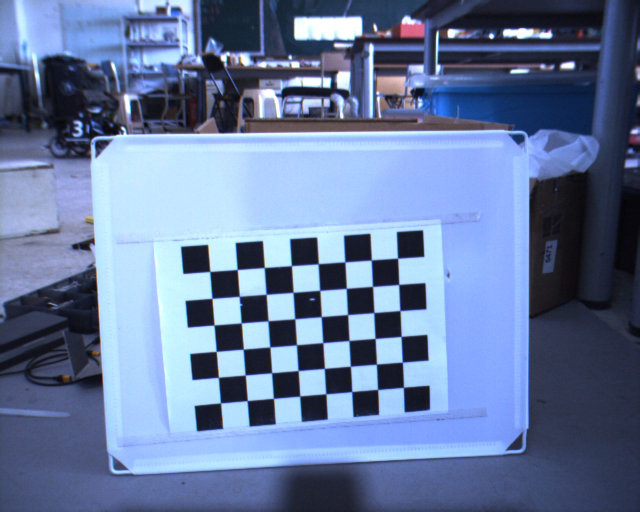
#> input picture 视觉/camera jiaozheng/G/Camera MV-SUA134GC#0001-0017-Snapshot-20221017111302-76975075494.JPG, 1280 x 1024 px (shown at 1/2 size); its folder holds only this picture in this run
$ python Calibrate.py
#> lines starting #> are read from the running program, lines starting #| are printed output that depends on the picture; after the words box and inside, x2 and y2 are one past the last pixel; in counts of white or black regions, pixels touching at a corner belong together
import cv2
import numpy as np
import glob
#from config import *

# 设置寻找亚像素角点的参数，采用的停止准则是最大循环次数30和最大误差容限0.001
criteria = (cv2.TERM_CRITERIA_MAX_ITER | cv2.TERM_CRITERIA_EPS, 30, 0.001)

# 获取标定板角点的位置
objp = np.zeros((6 * 8, 3), np.float32)
objp[:, :2] = np.mgrid[-96:96:8j, -67:67:6j].T.reshape(-1, 2)  # 将世界坐标系建在标定板上，所有点的Z坐标全部为0，所以只需要赋值x和y


obj_points = []  # 存储3D点
img_points = []  # 存储2D点

images = glob.glob('D:/biancheng\opencv python\camera jiaozheng\G\*.jpg')  #   拍摄的十几张棋盘图片所在目录

i=0
for fname in images:

    img = cv2.imread(fname)
#> img is the input picture: shape (1024, 1280, 3); mean B, G, R 159.2, 122.2, 103
    # 获取画面中心点
    #获取图像的长宽
    h1, w1 = img.shape[0], img.shape[1]
#> h1 = 1024; w1 = 1280
    gray = cv2.cvtColor(img,cv2.COLOR_BGR2GRAY)
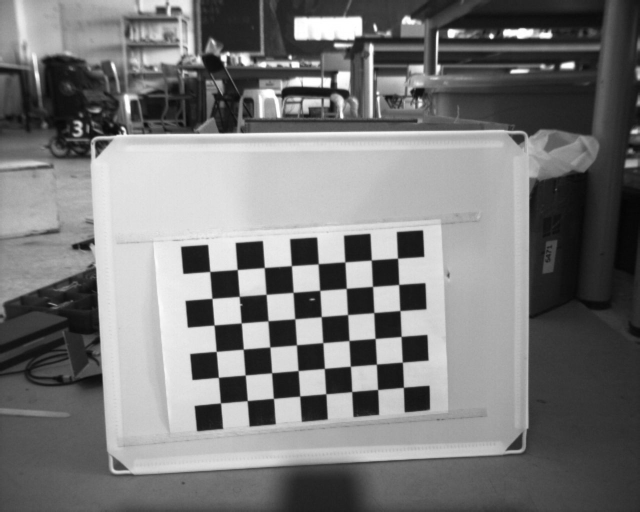
#> gray: shape (1024, 1280) (shown at 1/2 size); min 3, max 255, mean 120.7
    u, v = img.shape[:2]
#> u = 1024; v = 1280
    # 找到棋盘格角点
    ret, corners = cv2.findChessboardCorners(gray, (8,6),None)
#> ret = True; corners = 48 rows, first 8: [420.5, 543.2], [475.4, 539.7], [529, 535.6], [583.4, 532.1], [636.9, 528], [690.5, 524.6], [743.3, 520.4], [795.3, 516.6]
    # 如果找到足够点对，将其存储起来
    if ret == True:
        print("i:", i)
        i = i+1
        # 在原角点的基础上寻找亚像素角点
        corners2 = cv2.cornerSubPix(gray,corners,(11,11),(-1,-1),criteria)
#> corners2 = 48 rows, first 8: [420.2, 543.4], [474.9, 539.5], [529, 535.6], [583.2, 531.8], [636.9, 528.1], [690.3, 524.3], [743, 520.6], [795.6, 516.9]
        #追加进入世界三维点和平面二维点中
        obj_points.append(objp)
        if [corners2]:
            print("2")
            img_points.append(corners2)
        else:
            img_points.append(corners)
        # 将角点在图像上显示
        cv2.drawChessboardCorners(img, (8,6), corners, ret)
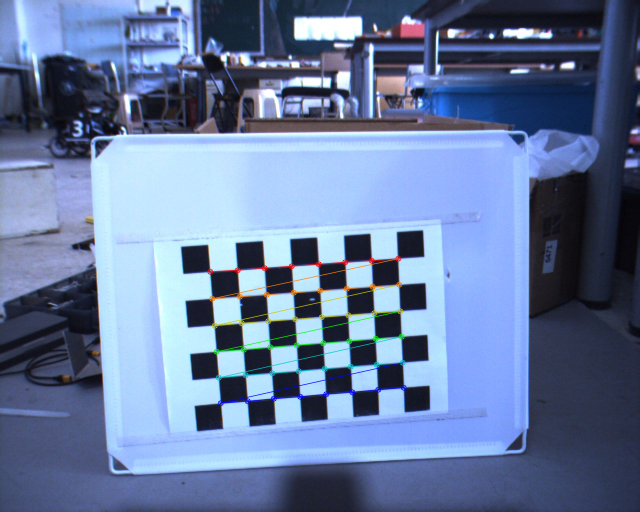
#> img: shape (1024, 1280, 3) (shown at 1/2 size); 1.22% of pixels changed, all inside (x1, y1, x2, y2) = (414, 511, 814, 813)
        cv2.namedWindow('findCorners', cv2.WINDOW_NORMAL)
        cv2.resizeWindow('findCorners', 640, 480)
        cv2.imshow('findCorners',img)
        i += 1
        cv2.imwrite('D:/biancheng\opencv python\camera jiaozheng\A/01red_conimg' + str(i) + '.jpg', img)
        cv2.waitKey(100)
cv2.destroyAllWindows()
# #%% 标定
# print('正在计算')
# #标定
ret, mtx, dist, rvecs, tvecs = \
    cv2.calibrateCamera(obj_points, img_points, gray.shape[::-1], None, None)
#> ret = 0.163; mtx = [[944.8, 0, 682.4], [0, 992.9, 348], [0, 0, 1]]; dist = [[0.0777, -0.097, -0.0112, 0.00746, -0.00731]]; rvecs = ([0.0992, -0.0697, -0.0551],); tvecs = ([-33.72, 155.4, 489.2],)
# [8 lines of commented-out code are left out]


MDV_WhiteCamera_intrinsic = {

    "mtx": np.array([[1.38012881e+03, 0.00000000e+00, 6.32563131e+02],
                     [0.00000000e+00, 1.41745621e+03, 3.95972569e+02],
                     [0.00000000e+00, 0.00000000e+00, 1.00000000e+00]], dtype=np.double),
    "dist": np.array([[ 0.00417728, -0.30223262, -0.01761736, -0.00159902, 1.24798931]], dtype=np.double)

}

MDV_OldCamera_intrinsic = {

    "mtx": np.array([[1.28643352e+03, 0.00000000e+00, 6.60207962e+02],
 [0.00000000e+00, 1.32861840e+03, 5.43963914e+02],
 [0.00000000e+00, 0.00000000e+00, 1.00000000e+00]],
                    dtype=np.double),
    "dist": np.array([[-0.1077022, 0.17465654, -0.0016777, 0.00283067, 0.51751706]], dtype=np.double)

}
#---------------------------------------------------------------------
#以下代码用于结算角度

obj_points = np.reshape(obj_points,(48,3))
#> obj_points = 48 rows, first 8: [-96, -67, 0], [-68.57, -67, 0], [-41.14, -67, 0], [-13.71, -67, 0], [13.71, -67, 0], [41.14, -67, 0], [68.57, -67, 0], [96, -67, 0]
img_points = np.reshape(img_points,(48,2))
#> img_points = 48 pairs, first value 420.2 to 807.3, second value 516.9 to 806.3
#> (the run stopped early here; a loop or call above may not have finished)
